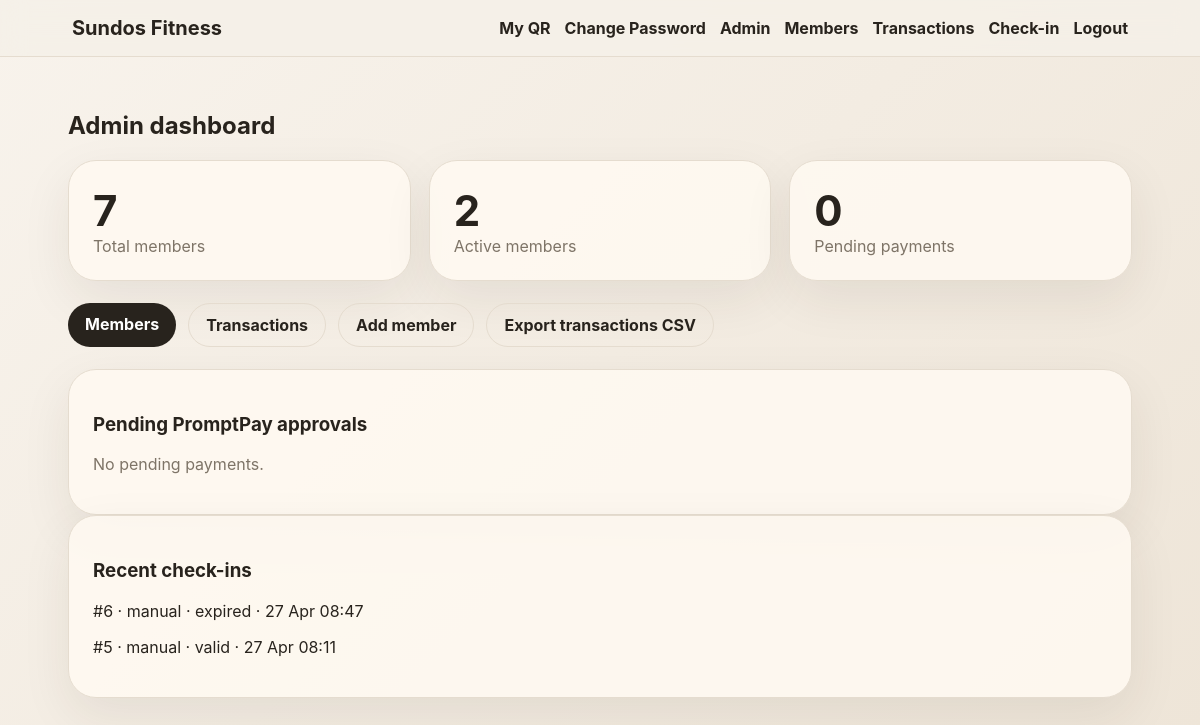
The app's page /admin (signed in), older data.
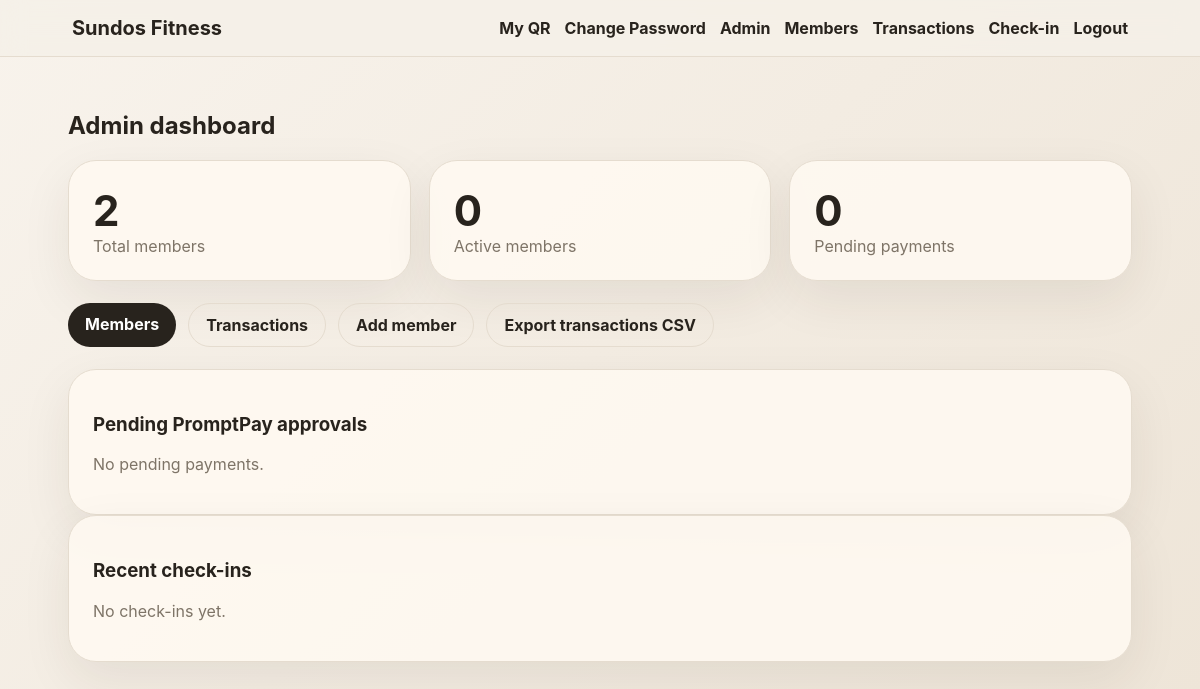
The same page, newer data.
### app.py (models this page shows)
class CheckIn(db.Model):
    id = db.Column(db.Integer, primary_key=True)
    user_id = db.Column(db.Integer, db.ForeignKey('user.id'), nullable=False)
    created_at = db.Column(db.DateTime, default=datetime.utcnow)
    method = db.Column(db.String(30), default='qr')
    result = db.Column(db.String(30), default='valid')
    muscle_group = db.Column(db.String(50))
    note = db.Column(db.String(255))

### app.py (the view)
@app.route('/admin')
@staff_required
def admin_dashboard():
    users = User.query.count()
    active = User.query.filter(User.membership_expiry > datetime.utcnow()).count()
    pending = Payment.query.filter_by(status='pending').order_by(Payment.created_at.desc()).all()
    recent_checkins = CheckIn.query.order_by(CheckIn.created_at.desc()).limit(10).all()
    return render_template('admin.html', users=users, active=active, pending=pending, recent_checkins=recent_checkins)

### app.py (called while the page is built)
def current_user():
    uid = session.get('user_id')
    return User.query.get(uid) if uid else None

@app.context_processor
def inject_globals():
    return dict(current_user=current_user(), gym_name=GYM_NAME, payment_mode=PAYMENT_MODE, plans=PLANS)

def staff_required(fn):
    @wraps(fn)
    def wrapper(*args, **kwargs):
        u = current_user()
        if not u or u.role not in ['staff', 'admin']:
            flash('Staff access required.', 'danger')
            return redirect(url_for('home'))
        return fn(*args, **kwargs)
    return wrapper

### templates/admin.html
{% extends 'base.html' %}{% block content %}<h2>Admin dashboard</h2><div class="grid3"><div class="metric"><b>{{users}}</b><span>Total members</span></div><div class="metric"><b>{{active}}</b><span>Active members</span></div><div class="metric"><b>{{pending|length}}</b><span>Pending payments</span></div></div><div class="actions"><a class="btn" href="{{url_for('members')}}">Members</a><a class="btn ghost" href="{{url_for('transactions')}}">Transactions</a><a class="btn ghost" href="{{url_for('add_member')}}">Add member</a><a class="btn ghost" href="{{url_for('export_csv')}}">Export transactions CSV</a></div><div class="card"><h3>Pending PromptPay approvals</h3>{% for p in pending %}<div class="row"><div><b>{{p.user.name}}</b><br><span>{{p.user.phone or 'no phone'}} · {{p.ref}} · ฿{{p.amount}} · {{plans[p.plan].name}} · {{p.slip_note or 'no note'}}</span></div><div><form class="inline" method="post" action="{{url_for('update_payment',ref=p.ref,action='approve')}}"><button class="mini good">Approve</button></form><form class="inline" method="post" action="{{url_for('update_payment',ref=p.ref,action='reject')}}"><button class="mini bad">Reject</button></form></div></div>{% else %}<p class="hint">No pending payments.</p>{% endfor %}</div><div class="card"><h3>Recent check-ins</h3>{% for c in recent_checkins %}<p>#{{c.user_id}} · {{c.method}} · {{c.result}} · {{c.created_at.strftime('%d %b %H:%M')}}</p>{% else %}<p class="hint">No check-ins yet.</p>{% endfor %}</div>{% endblock %}

Row changes from the older to the newer data that the page shows:
removed CheckIn: user_id "6", method "manual", result "expired", created_at "27 Apr 08:47"
removed CheckIn: user_id "5", method "manual", result "valid", created_at "27 Apr 08:11"
Text that changed along with them:
{{ users }}: "7" → "2"
{{ active }}: "2" → "0"
text now shown: "No check-ins yet."
